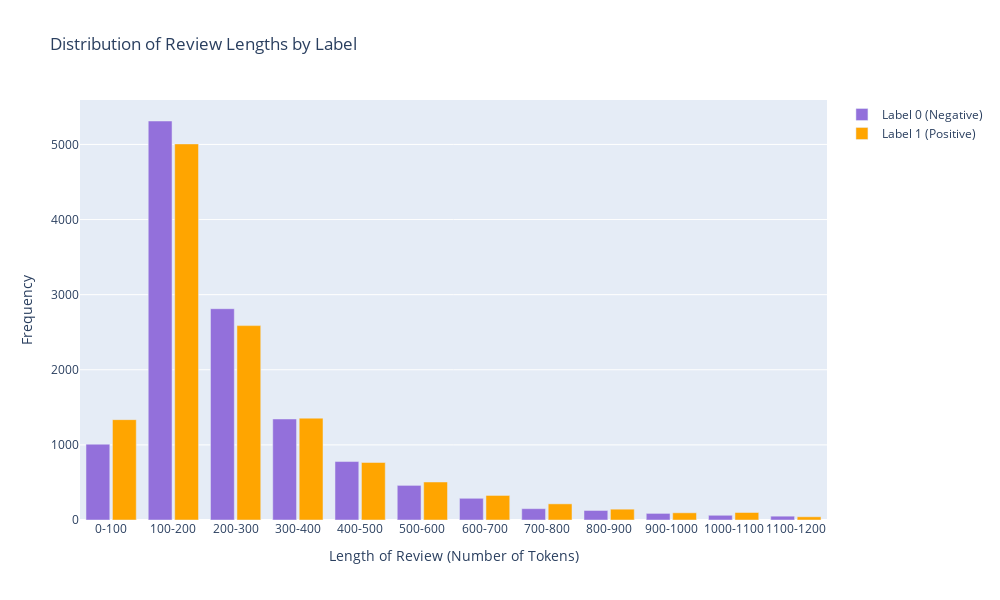

This figure's notebook cell:
### Markdown cell above
The wordcloud is strange since there is no huge difference between the negative reviews (label 0) and the positive ones (label 1)... That might explain the poor results of the model later.

### Code cell
# Plot the link between the length of the review and the label 
plot_review_length_distribution_plotly(train_data, tokenizer=CustomTokenizer())

### Figure 1 — Plotly figure (JSON) as saved in the notebook; plotly's stock layout.template omitted (floating-point values rounded to 4 significant figures)
{"data": [{"marker": {"color": "mediumpurple"}, "name": "Label 0 (Negative)", "type": "bar", "x": ["0-100", "100-200", "200-300", "300-400", "400-500", "500-600", "600-700", "700-800", "800-900", "900-1000", "1000-1100", "1100-1200"], "y": [1010, 5312, 2813, 1345, 778, 461, 289, 151, 127, 88, 63, 51]}, {"marker": {"color": "orange"}, "name": "Label 1 (Positive)", "type": "bar", "x": ["0-100", "100-200", "200-300", "300-400", "400-500", "500-600", "600-700", "700-800", "800-900", "900-1000", "1000-1100", "1100-1200"], "y": [1336, 5007, 2588, 1356, 766, 506, 327, 215, 144, 96, 100, 43]}], "layout": {"bargap": 0.15, "bargroupgap": 0.1, "barmode": "group", "height": 600, "title": {"text": "Distribution of Review Lengths by Label"}, "width": 1000, "xaxis": {"title": {"text": "Length of Review (Number of Tokens)"}}, "yaxis": {"title": {"text": "Frequency"}}}}
